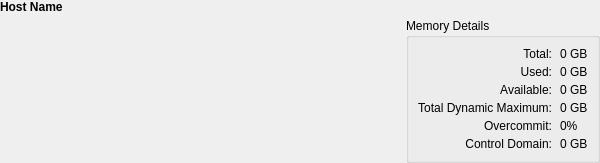
<?xml version="1.0" encoding="UTF-8"?>
<ui version="4.0">
 <class>HostMemoryRow</class>
 <widget class="QWidget" name="HostMemoryRow">
  <property name="geometry">
   <rect>
    <x>0</x>
    <y>0</y>
    <width>600</width>
    <height>140</height>
   </rect>
  </property>
  <property name="windowTitle">
   <string>Host Memory</string>
  </property>
  <layout class="QVBoxLayout" name="verticalLayout">
   <property name="spacing">
    <number>4</number>
   </property>
   <property name="leftMargin">
    <number>0</number>
   </property>
   <property name="topMargin">
    <number>0</number>
   </property>
   <property name="rightMargin">
    <number>0</number>
   </property>
   <property name="bottomMargin">
    <number>0</number>
   </property>
   <item>
    <widget class="QLabel" name="hostNameLabel">
     <property name="font">
      <font>
       <weight>75</weight>
       <bold>true</bold>
      </font>
     </property>
     <property name="text">
      <string>Host Name</string>
     </property>
    </widget>
   </item>
   <item>
    <layout class="QHBoxLayout" name="contentLayout">
     <property name="spacing">
      <number>12</number>
     </property>
     <item>
      <widget class="HostShinyBar" name="hostShinyBar" native="true">
       <property name="sizePolicy">
        <sizepolicy hsizetype="Expanding" vsizetype="Fixed">
         <horstretch>1</horstretch>
         <verstretch>0</verstretch>
        </sizepolicy>
       </property>
       <property name="minimumSize">
        <size>
         <width>0</width>
         <height>60</height>
        </size>
       </property>
      </widget>
     </item>
     <item>
      <widget class="QGroupBox" name="memoryDetailsGroup">
       <property name="title">
        <string>Memory Details</string>
       </property>
       <layout class="QGridLayout" name="gridLayout">
        <property name="horizontalSpacing">
         <number>8</number>
        </property>
        <property name="verticalSpacing">
         <number>4</number>
        </property>
        <item row="0" column="0">
         <widget class="QLabel" name="labelTotal">
          <property name="text">
           <string>Total:</string>
          </property>
          <property name="alignment">
           <set>Qt::AlignRight|Qt::AlignTrailing|Qt::AlignVCenter</set>
          </property>
         </widget>
        </item>
        <item row="0" column="1">
         <widget class="QLabel" name="valueTotal">
          <property name="text">
           <string>0 GB</string>
          </property>
         </widget>
        </item>
        <item row="1" column="0">
         <widget class="QLabel" name="labelUsed">
          <property name="text">
           <string>Used:</string>
          </property>
          <property name="alignment">
           <set>Qt::AlignRight|Qt::AlignTrailing|Qt::AlignVCenter</set>
          </property>
         </widget>
        </item>
        <item row="1" column="1">
         <widget class="QLabel" name="valueUsed">
          <property name="text">
           <string>0 GB</string>
          </property>
         </widget>
        </item>
        <item row="2" column="0">
         <widget class="QLabel" name="labelAvailable">
          <property name="text">
           <string>Available:</string>
          </property>
          <property name="alignment">
           <set>Qt::AlignRight|Qt::AlignTrailing|Qt::AlignVCenter</set>
          </property>
         </widget>
        </item>
        <item row="2" column="1">
         <widget class="QLabel" name="valueAvailable">
          <property name="text">
           <string>0 GB</string>
          </property>
         </widget>
        </item>
        <item row="3" column="0">
         <widget class="QLabel" name="labelTotDynMax">
          <property name="text">
           <string>Total Dynamic Maximum:</string>
          </property>
          <property name="alignment">
           <set>Qt::AlignRight|Qt::AlignTrailing|Qt::AlignVCenter</set>
          </property>
         </widget>
        </item>
        <item row="3" column="1">
         <widget class="QLabel" name="valueTotDynMax">
          <property name="text">
           <string>0 GB</string>
          </property>
         </widget>
        </item>
        <item row="4" column="0">
         <widget class="QLabel" name="labelOvercommit">
          <property name="text">
           <string>Overcommit:</string>
          </property>
          <property name="alignment">
           <set>Qt::AlignRight|Qt::AlignTrailing|Qt::AlignVCenter</set>
          </property>
         </widget>
        </item>
        <item row="4" column="1">
         <widget class="QLabel" name="labelOvercommitValue">
          <property name="text">
           <string>0%</string>
          </property>
         </widget>
        </item>
        <item row="5" column="0">
         <widget class="QLabel" name="labelControlDomain">
          <property name="text">
           <string>Control Domain:</string>
          </property>
          <property name="alignment">
           <set>Qt::AlignRight|Qt::AlignTrailing|Qt::AlignVCenter</set>
          </property>
         </widget>
        </item>
        <item row="5" column="1">
         <widget class="QLabel" name="valueControlDomain">
          <property name="text">
           <string>0 GB</string>
          </property>
          <property name="textFormat">
           <enum>Qt::PlainText</enum>
          </property>
         </widget>
        </item>
       </layout>
      </widget>
     </item>
    </layout>
   </item>
  </layout>
 </widget>
 <customwidgets>
  <customwidget>
   <class>HostShinyBar</class>
   <extends>QWidget</extends>
   <header>widgets/hostshinybar.h</header>
   <container>1</container>
  </customwidget>
 </customwidgets>
 <resources/>
 <connections/>
</ui>
